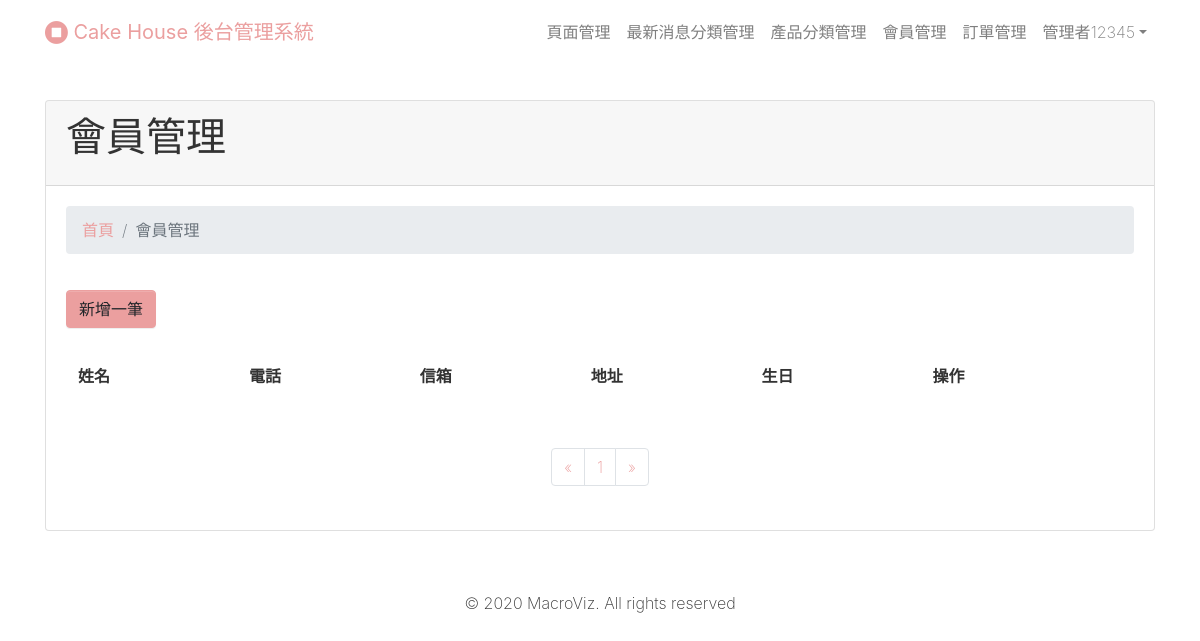
Page /admin/members/list.php?page=2 (signed in) on the earlier database version.
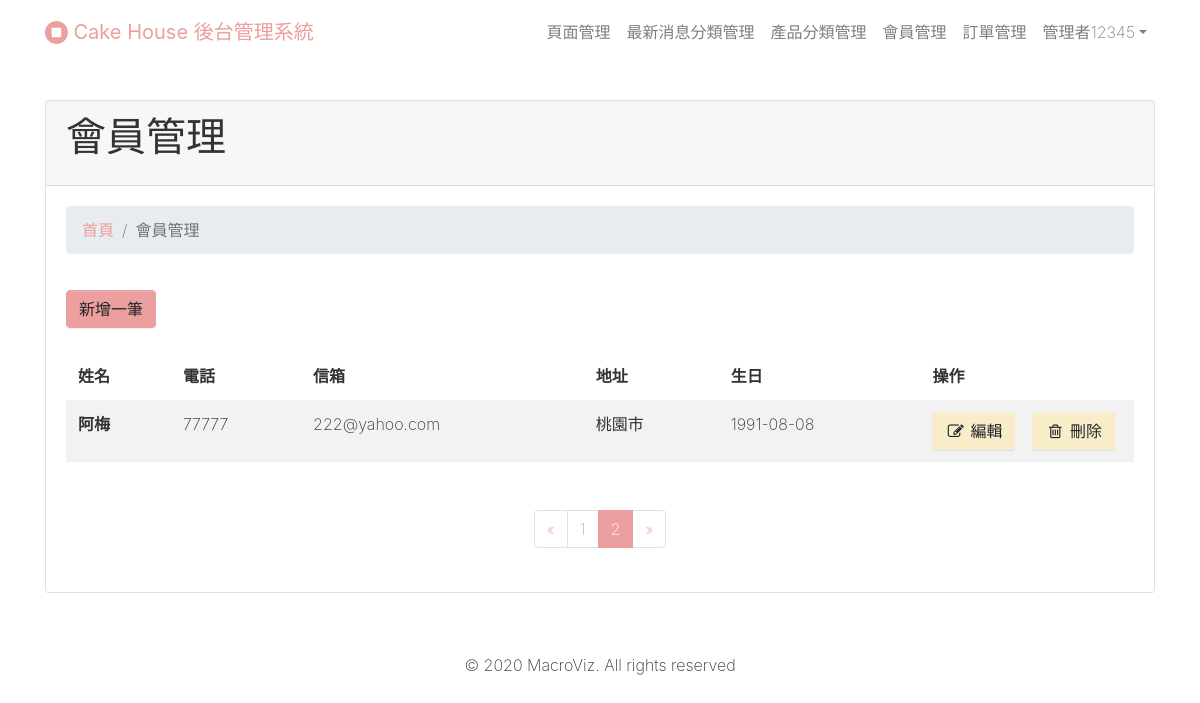
Same page on the later database version.
### tables this page shows
CREATE TABLE `members` (
  `memberID` int(11) NOT NULL,
  `level` int(12) DEFAULT NULL,
  `name_date` varchar(255) DEFAULT NULL,
  `account` varchar(255) DEFAULT NULL,
  `password` varchar(255) DEFAULT NULL,
  `phone` varchar(255) DEFAULT NULL,
  `mobile` varchar(255) DEFAULT NULL,
  `email` varchar(255) DEFAULT NULL,
  `county` varchar(255) DEFAULT NULL,
  `district` varchar(255) DEFAULT NULL,
  `zipcode` varchar(255) DEFAULT NULL,
  `address` varchar(255) DEFAULT NULL,
  `birthday` varchar(255) DEFAULT NULL,
  `gender` int(11) DEFAULT NULL,
  `created_at` varchar(255) DEFAULT NULL,
  `updated_at` varchar(255) DEFAULT NULL
);

### admin/members/list.php (the view, shortened to what this page needs)
<?php require_once('../../connection/connection.php'); ?>
<?php
$limit = 5;
if(isset($_GET['page'])){
  $page = $_GET['page'];
}else{
  $page = 1;
}
$start_form = ($page-1) * $limit;
$query = $db->query("SELECT * FROM members   LIMIT ".$start_form.",".$limit);
$all_members = $query->fetchAll(PDO::FETCH_ASSOC);
?>
<!DOCTYPE html>
<html>
<?php require_once('../layouts/head.php'); ?>
<body style="">
<?php require_once('../layouts/navbar.php'); ?>
  <div class="py-4">
    <div class="container">
      <div class="row">
        <div class="col-md-12">
          <div class="card">
            <div class="card-header">
              <h1>會員管理</h1>
            </div>
            <div class="card-body">
              <ul class="breadcrumb mb-2">
                <li class="breadcrumb-item"> <a href="#">首頁</a> </li>
                <li class="breadcrumb-item active"><a >會員管理</a></li>
              </ul>
              <div class="row">
                <div class="col-md-12 my-3"><a class="btn btn-primary" href="create.php">新增一筆</a></div>
              </div>
              <div class="table-responsive">
                <table class="table table-striped table-borderless">
                  <thead>
                    <tr>
                      <th scope="col">姓名</th>
                      <th scope="col">電話</th>
                      <th scope="col">信箱</th>
                      <th scope="col">地址</th>
                      <th scope="col">生日</th>
                      <th scope="col" width="20%">操作</th>
                    </tr>
                  </thead>
                  <tbody>
                  <?php foreach($all_members as $members){ ?>
                    <tr>
                      <th scope="row"><?php echo $members['name_date']; ?></th>
                      <td><?php echo $members['phone']; ?></td>
                      <td><?php echo $members['email']; ?></td>
                      <td><?php echo $members['address']; ?></td>
                      <td><?php echo $members['birthday']; ?></td>
                      <td>
                        <a class="btn btn-secondary" href="edit.php?gmemberID=<?php echo $members['memberID'];?>"><i class="fa fa-pencil-square-o fa-fw"></i>&nbsp;編輯</a>
                        <a class="btn btn-secondary ml-2" onclick="if(!confirm('是否確定刪除此筆資料?刪除後無法回復')){return false;};" href="delete.php?gmemberID=<?php echo  $members['memberID']; ?>"><i class="fa fa-fw fa-trash-o"></i>&nbsp;刪除</a>
                      </td>
                    </tr>
                  <?php } ?>
                  </tbody>
                </table>
              </div>
              <?php
               $query2 = $db->query("SELECT * FROM members");
               $date =  $query2->fetchAll(PDO::FETCH_ASSOC);
               $total_pages = ceil(count($date)/$limit);
              ?>
                  <ul class="pagination my-3 justify-content-center">
                    <li class="page-item"> <a class="page-link" href="list.php?page=<?php echo $page-1; ?>"> <span>«</span></a> </li>
                    <?php for($i = 1;$i <= $total_pages; $i++){ ?>
                    <?php if ($page ==$i) {?>
                       <li class="page-item active">
                    <?php }else{?>
                      <li class="page-item">
                    <?php }?>
                    <a class="page-link" href="list.php?page=<?php echo $i; ?>"><?php echo $i ;?></a> </li>
                    <?php } ?>
                    <li class="page-item"> <a class="page-link" href="list.php?page=<?php echo $page+1; ?>"> <span>»</span></a> </li>
                  </ul>
            </div>
          </div>
        </div>
      </div>
    </div>
  </div>
  <?php require_once('../layouts/footer.php'); ?>
</body>
</html>

Differences in the rows shown:
added members: name_date "阿梅", phone "77777", email "222@yahoo.com", address "桃園市", birthday "1991-08-08"
Other differences:
new list line: "2"
